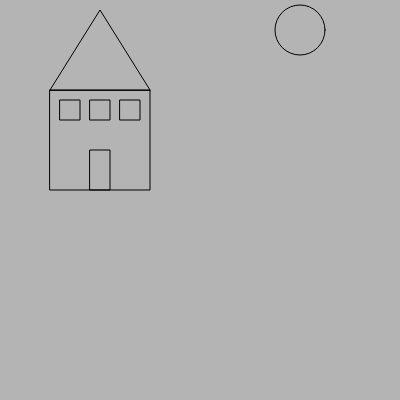
Frame 1 (no input)
Frame 60 (no input): identical to frame 1, image omitted
Frame 120 (the mouse pressed at the canvas centre since frame 60): identical to frame 1, image omitted

The p5.js sketch that drew this single still picture (run headless with seeded random() and noise() and a simulated clock; from frame 60 on, the mouse is pressed at the canvas centre):

// p5.js sketch
// ── sketch.js
//Creative Coding, 2017
//drawing with primitive shapes

function setup() {
  createCanvas(400, 400);
}

function draw() {
  //background wipes the screen clean each time the draw loop runs
  background(180); //fill the background with light gray

  noFill(); //this gives the shapes that follow this command no fill color - stroke only

  // Ellipse function takes four arguments: (x, y, width, height). By default, it is positioned from its center point.
  ellipse(300, 30, 50, 50);

  //house
  // Rectangle function takes the same four arguments as ellipse(). By default, it is positioned from its top left corner.
  rect(50, 90, 100, 100);
  //you can specify CENTER mode if you want to for rectangles
  //rectMode(CENTER);

  //roof
  //triangle(x1, y1, x2, y2, x3, y3)
  triangle(50, 90, 100, 10, 150, 90);

  //windows
  rect(60, 100, 20, 20);
  rect(90, 100, 20, 20);
  rect(120, 100, 20, 20);
  rect(90, 150, 20, 40); //door

}
